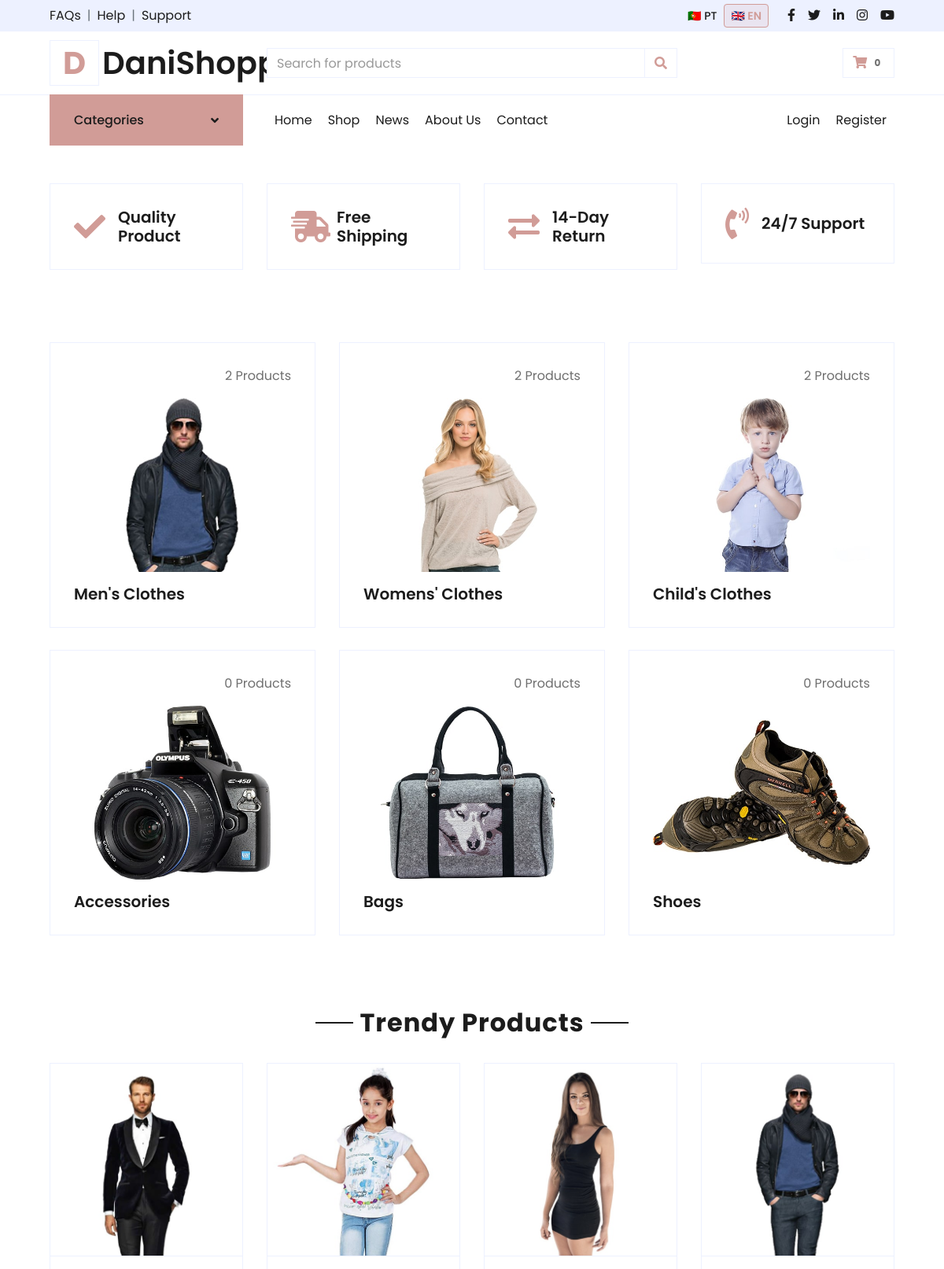
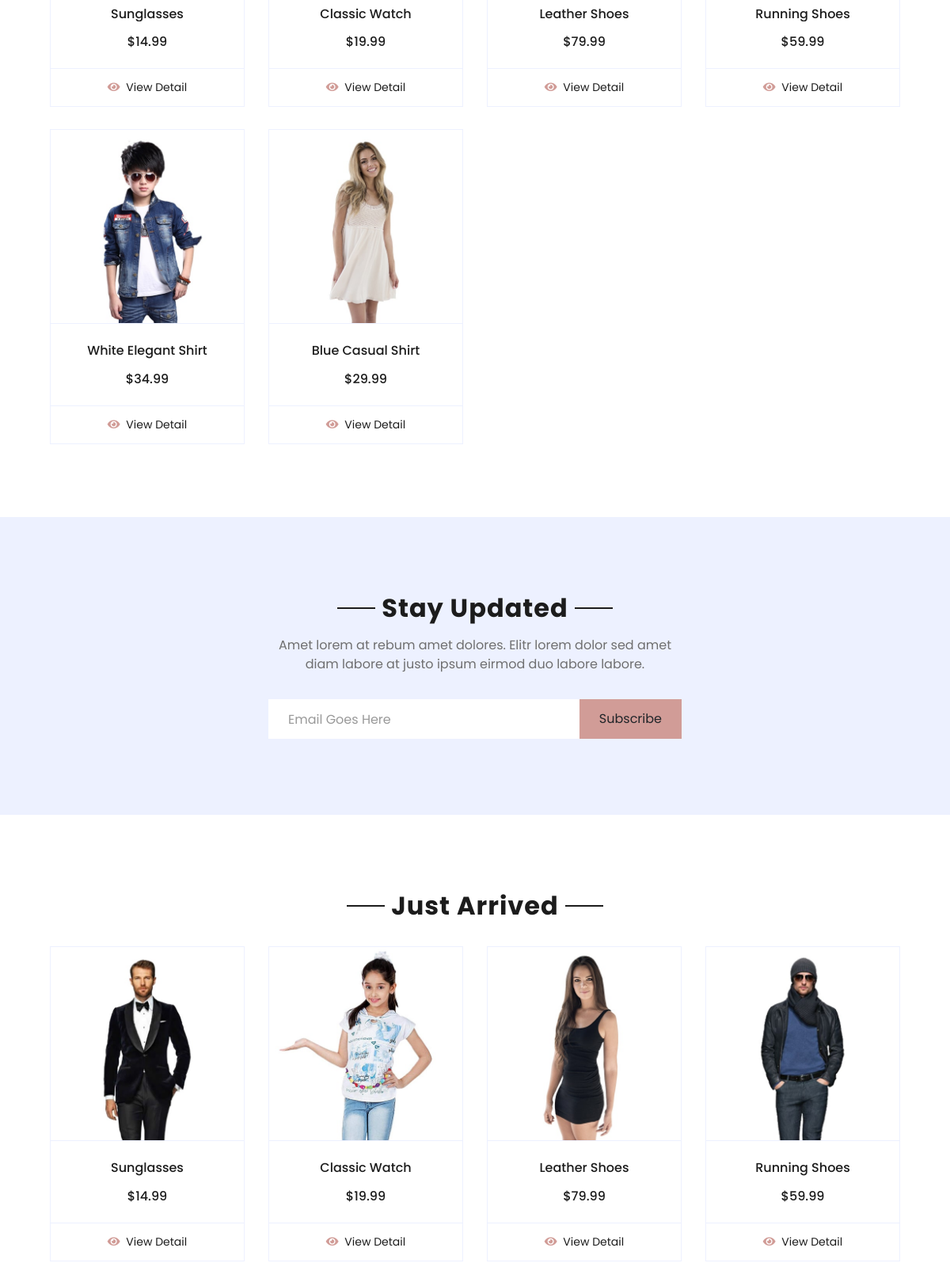
The page / (upper part) on the database its author committed (2 pictures, top to bottom).
### tables this page shows
CREATE TABLE
  `category_translations` (
    `id` int (11) NOT NULL AUTO_INCREMENT,
    `category_id` int (11) DEFAULT NULL,
    `lang_code` varchar(5) DEFAULT NULL,
    `name` varchar(255) DEFAULT NULL,
    PRIMARY KEY (`id`),
    UNIQUE KEY `category_id` (`category_id`, `lang_code`),
    KEY `lang_code` (`lang_code`),
    CONSTRAINT `category_translations_ibfk_1` FOREIGN KEY (`category_id`) REFERENCES `categories` (`id`),
    CONSTRAINT `category_translations_ibfk_2` FOREIGN KEY (`lang_code`) REFERENCES `lang` (`code`)
  );

CREATE TABLE
  `categories` (
    `id` int (11) NOT NULL AUTO_INCREMENT,
    `image` varchar(255) DEFAULT NULL,
    PRIMARY KEY (`id`)
  );

CREATE TABLE
  `product_translations` (
    `id` int (11) NOT NULL AUTO_INCREMENT,
    `product_id` int (11) DEFAULT NULL,
    `lang_code` varchar(5) DEFAULT NULL,
    `title` varchar(255) NOT NULL,
    `slug` varchar(255) DEFAULT NULL,
    `short_description` text DEFAULT NULL,
    `description` text DEFAULT NULL,
    `additional_info` text DEFAULT NULL,
    PRIMARY KEY (`id`),
    UNIQUE KEY `product_id` (`product_id`, `lang_code`),
    UNIQUE KEY `slug` (`slug`),
    KEY `lang_code` (`lang_code`),
    CONSTRAINT `product_translations_ibfk_1` FOREIGN KEY (`product_id`) REFERENCES `products` (`id`),
    CONSTRAINT `product_translations_ibfk_2` FOREIGN KEY (`lang_code`) REFERENCES `lang` (`code`)
  );

CREATE TABLE
  `products` (
    `id` int (11) NOT NULL AUTO_INCREMENT,
    `codProd` varchar(50) DEFAULT NULL,
    `category_id` int (11) DEFAULT NULL,
    `price` decimal(10, 2) NOT NULL,
    `image` varchar(255) DEFAULT NULL,
    `is_active` tinyint (1) DEFAULT 1,
    `created_at` timestamp NOT NULL DEFAULT current_timestamp(),
    `updated_at` timestamp NOT NULL DEFAULT current_timestamp() ON UPDATE current_timestamp(),
    PRIMARY KEY (`id`),
    UNIQUE KEY `codProd` (`codProd`),
    KEY `category_id` (`category_id`),
    CONSTRAINT `products_ibfk_1` FOREIGN KEY (`category_id`) REFERENCES `categories` (`id`)
  );

### includes/config.php (called while the page is built, shortened)
<?php
$SETTINGS['servername'] = 'localhost';
$SETTINGS['username']   = 'root';
$SETTINGS['password']   = '';
$SETTINGS['dbname']     = 'pi_db';
$SETTINGS['nome_projeto'] = '06-DanielSilva-Site13-FinalProject';
$SETTINGS['isLoginKey'] = 'asjdhaskjgfaskjgfkasjhfskajhdsjkhdaskjh';
$SETTINGS['dir_site'] = dirname(__DIR__) . '/';
$SETTINGS['url_site'] = 'http://localhost:8000';
$SETTINGS['dir_uploads'] = $SETTINGS['dir_site'] . 'uploads/';
$SETTINGS['url_uploads'] = $SETTINGS['url_site'] . '/uploads';
$SETTINGS['fotos_auth'] = ['image/jpeg', 'image/jpg', 'image/png', 'image/webp'];
$SETTINGS['fotos_maxUpload'] = 3000000;
$LANG_CODE = $_SESSION['lingua'] ?? 'pt';
include_once 'db.php';
include_once 'functions.php';

### includes/functions.php (called while the page is built, shortened)
<?php
function db_get_all($table, $where = "1", $order = "id DESC", $limit = "")
{
    $sql = "SELECT * FROM $table WHERE $where ORDER BY $order";
    return my_query($sql);
}
function db_count($table, $where = "1")
{
    $sql = "SELECT COUNT(*) as total FROM $table WHERE $where";
    $res = my_query($sql);
    return $res[0]['total'] ?? 0;
}
function db_select($select, $from, $joins = "", $where = "1", $order = "", $limit = "")
{
    $sql = "SELECT $select FROM $from";
    if ($joins) {
        $sql .= " $joins";
    }
    $sql .= " WHERE $where";
    if ($order) {
        $sql .= " ORDER BY $order";
    }
    if ($limit) {
        $sql .= " LIMIT $limit";
    }
    return my_query($sql);
}
function t($code, $lang_code = null)
{
    static $translations = [];
    if ($lang_code === null) {
        global $LANG_CODE;
        $lang_code = $LANG_CODE ?? 'pt';
    }
    if (!isset($translations[$lang_code])) {
        $rows = db_get_all("traduz", "lang_code = '" . addslashes($lang_code) . "'");
        $translations[$lang_code] = [];
        foreach ($rows as $row) {
            $translations[$lang_code][$row['code']] = $row['text'];
        }
    }
    return $translations[$lang_code][$code] ?? $code;
}
function get_products($limit = 8)
{
    global $LANG_CODE;
    $LANG_CODE = addslashes($LANG_CODE ?? 'pt');
    return db_select(
        "p.*, pt.title, pt.slug, pt.short_description",
        "products p",
        "
        LEFT JOIN product_translations pt
            ON pt.product_id = p.id
            AND pt.lang_code = '$LANG_CODE'
        ",
        "p.is_active = 1",
        "p.id DESC",
        $limit
    );
}
function get_product_count_by_category($category_id)
{
    $category_id = (int)$category_id;
    return db_count("products", "category_id = $category_id AND is_active = 1");
}
function get_categories()
{
    global $LANG_CODE;
    $LANG_CODE = addslashes($LANG_CODE ?? 'pt');
    return db_select(
        "
        c.id,
        c.image,
        ct.name
        ",
        "categories c",
        "
        LEFT JOIN category_translations ct
            ON ct.category_id = c.id
            AND ct.lang_code = '$LANG_CODE'
        ",
        "1",
        "c.id ASC"
    );
}

### includes/db.php (called while the page is built, shortened)
<?php
$SETTINGS['conn'] = my_connect($SETTINGS);
function my_connect($SETTINGS)
{
    $conn = new mysqli($SETTINGS['servername'], $SETTINGS['username'], $SETTINGS['password'], $SETTINGS['dbname']);
    $conn->set_charset('utf8mb4');
    return $conn;
}
function my_query($sql, $debug = 0)
{
    global $SETTINGS;
    $result = $SETTINGS['conn']->query($sql);
    if (isset($result->num_rows)) {
        $arrRes = array();
        if ($result->num_rows > 0) {
            while ($row = $result->fetch_assoc()) {
                $arrRes[] = $row;
            }
        }
        return $arrRes;
    }
    return 0;
}

### index.php (the view, shortened to what this page needs)
<!DOCTYPE html>
<html lang="gb">
<?php
include_once 'includes/config.php';
include 'includes/header.php';
$categories = get_categories();
$products = get_products(8);
?>
<div class="container-fluid pt-5">
    <div class="row px-xl-5 pb-3">
        <div class="col-lg-3 col-md-6 col-sm-12 pb-1">
            <div class="d-flex align-items-center border mb-4" style="padding: 30px;">
                <h1 class="fa fa-check text-primary m-0 mr-3"></h1>
                <h5 class="font-weight-semi-bold m-0"><?= t('home.featured.quality_product') ?></h5>
            </div>
        </div>
        <div class="col-lg-3 col-md-6 col-sm-12 pb-1">
            <div class="d-flex align-items-center border mb-4" style="padding: 30px;">
                <h1 class="fa fa-shipping-fast text-primary m-0 mr-2"></h1>
                <h5 class="font-weight-semi-bold m-0"><?= t('home.featured.free_shipping') ?></h5>
            </div>
        </div>
        <div class="col-lg-3 col-md-6 col-sm-12 pb-1">
            <div class="d-flex align-items-center border mb-4" style="padding: 30px;">
                <h1 class="fas fa-exchange-alt text-primary m-0 mr-3"></h1>
                <h5 class="font-weight-semi-bold m-0"><?= t('home.featured.return_policy') ?></h5>
            </div>
        </div>
        <div class="col-lg-3 col-md-6 col-sm-12 pb-1">
            <div class="d-flex align-items-center border mb-4" style="padding: 30px;">
                <h1 class="fa fa-phone-volume text-primary m-0 mr-3"></h1>
                <h5 class="font-weight-semi-bold m-0"><?= t('home.featured.support') ?></h5>
            </div>
        </div>
    </div>
</div>
<div class="container-fluid pt-5">
    <div class="row px-xl-5 pb-3">
        <?php
        foreach ($categories as $cat):
        ?>
            <div class="col-lg-4 col-md-6 pb-1">
                <div class="cat-item d-flex flex-column border mb-4" style="padding: 30px;">
                    <p class="text-right">
                        <?= get_product_count_by_category($cat['id']) ?> <?= t('home.categories.products'); ?>
                    </p>
                    <a href="<?= $SETTINGS['url_site'] ?>/shop.php?categories[]=<?= $cat['id'] ?>" class="cat-img position-relative overflow-hidden mb-3">
                        <img class="img-fluid" src="<?= $cat['image'] ?>" alt="">
                    </a>
                    <h5 class="font-weight-semi-bold m-0">
                        <?= $cat['name'] ?>
                    </h5>
                </div>
            </div>
        <?php endforeach; ?>
    </div>
</div>
<div class="container-fluid pt-5">
    <div class="text-center mb-4">
        <h2 class="section-title px-5">
            <span class="px-2"><?= t('home.trending_products.title') ?></span>
        </h2>
    </div>
    <div class="row px-xl-5 pb-3">
        <?php
        foreach ($products as $p):
        ?>
            <div class="col-lg-3 col-md-6 col-sm-12 pb-1">
                <div class="card product-item border-0 mb-4">
                    <div class="card-header product-img position-relative overflow-hidden bg-transparent border p-0">
                        <img class="img-fluid w-100" src="<?= $p['image'] ?>" alt="">
                    </div>
                    <div class="card-body border-left border-right text-center p-0 pt-4 pb-3">
                        <h6 class="text-truncate mb-3">
                            <?= $p['title'] ?>
                        </h6>
                        <div class="d-flex justify-content-center">
                            <h6>$<?= number_format($p['price'], 2) ?></h6>
                        </div>
                    </div>
                    <div class="card-footer d-flex justify-content-center bg-light border">
                        <a href="<?= $SETTINGS['url_site'] ?>/detail.php?slug=<?= $p['slug'] ?>"
                            class="btn btn-sm text-dark p-0">
                            <i class="fas fa-eye text-primary mr-1"></i>
                            <?= t('products.buttons.detail') ?>
                        </a>
                    </div>
                </div>
            </div>
        <?php endforeach; ?>
    </div>
</div>
<div class="container-fluid bg-secondary my-5">
    <div class="row justify-content-md-center py-5 px-xl-5">
        <div class="col-md-6 col-12 py-5">
            <div class="text-center mb-2 pb-2">
                <h2 class="section-title px-5 mb-3"><span class="bg-secondary px-2"><?= t('home.subscribe.title') ?></span></h2>
                <p><?= t('home.subscribe.description') ?></p>
            </div>
            <form action="">
                <div class="input-group">
                    <input type="text" class="form-control border-white p-4"
                        placeholder="<?= t('home.subscribe.placeholder') ?>">
                    <div class="input-group-append">
                        <button class="btn btn-primary px-4">
                            <?= t('home.subscribe.button') ?>
                        </button>
                    </div>
                </div>
            </form>
        </div>
    </div>
</div>
<div class="container-fluid pt-5">
    <div class="text-center mb-4">
        <h2 class="section-title px-5">
            <span class="px-2"><?= t('home.just_arrived.title') ?></span>
        </h2>
    </div>
    <div class="row px-xl-5 pb-3">
        <?php
        foreach ($products as $p):
        ?>
            <div class="col-lg-3 col-md-6 col-sm-12 pb-1">
                <div class="card product-item border-0 mb-4">
                    <div class="card-header product-img position-relative overflow-hidden bg-transparent border p-0">
                        <img class="img-fluid w-100" src="<?= $p['image'] ?>" alt="">
                    </div>
                    <div class="card-body border-left border-right text-center p-0 pt-4 pb-3">
                        <h6 class="text-truncate mb-3">
                            <?= $p['title'] ?>
                        </h6>
                        <div class="d-flex justify-content-center">
                            <h6>$<?= number_format($p['price'], 2) ?></h6>
                        </div>
                    </div>
                    <div class="card-footer d-flex justify-content-center bg-light border">
                        <a href="<?= $SETTINGS['url_site'] ?>/detail.php?slug=<?= $p['slug'] ?>"
                            class="btn btn-sm text-dark p-0">
                            <i class="fas fa-eye text-primary mr-1"></i>
                            <?= t('products.buttons.detail') ?>
                        </a>
                    </div>
                </div>
            </div>
        <?php endforeach; ?>
    </div>
</div>
</body>
</html>

### rows shown on the page
category_translations: id "2", category.image (picture), name "Men's Clothes"
category_translations: category "2", category.image (picture), name "Womens' Clothes"
category_translations: id "2", category.image (picture), name "Child's Clothes"
category_translations: id "0", category.image (picture), name "Accessories"
category_translations: id "0", category.image (picture), name "Bags"
category_translations: id "0", category.image (picture), name "Shoes"
product_translations: product.image (picture), title "Sunglasses", product.price "14.99"
product_translations: product.image (picture), title "Classic Watch", product.price "19.99"
product_translations: product.image (picture), title "Leather Shoes", product.price "79.99"
product_translations: product.image (picture), title "Running Shoes", product.price "59.99"
product_translations: product.image (picture), title "White Elegant Shirt", product.price "34.99"
product_translations: product.image (picture), title "Blue Casual Shirt", product.price "29.99"

### other values the page prints
t('header.topbar.faqs') "FAQs"
t('header.topbar.help') "Help"
t('header.topbar.support') "Support"
t('header.lang.pt') "PT"
t('header.lang.en') "EN"
t('header.brand.name') "DaniShopper"
t('header.categories.title') "Categories"
t('header.nav.home') "Home"
t('header.nav.shop') "Shop"
t('menu.news') "News"
t('menu.about') "About Us"
t('header.nav.contact') "Contact"
t('header.nav.login') "Login"
t('header.nav.register') "Register"
t('home.featured.quality_product') "Quality Product"
